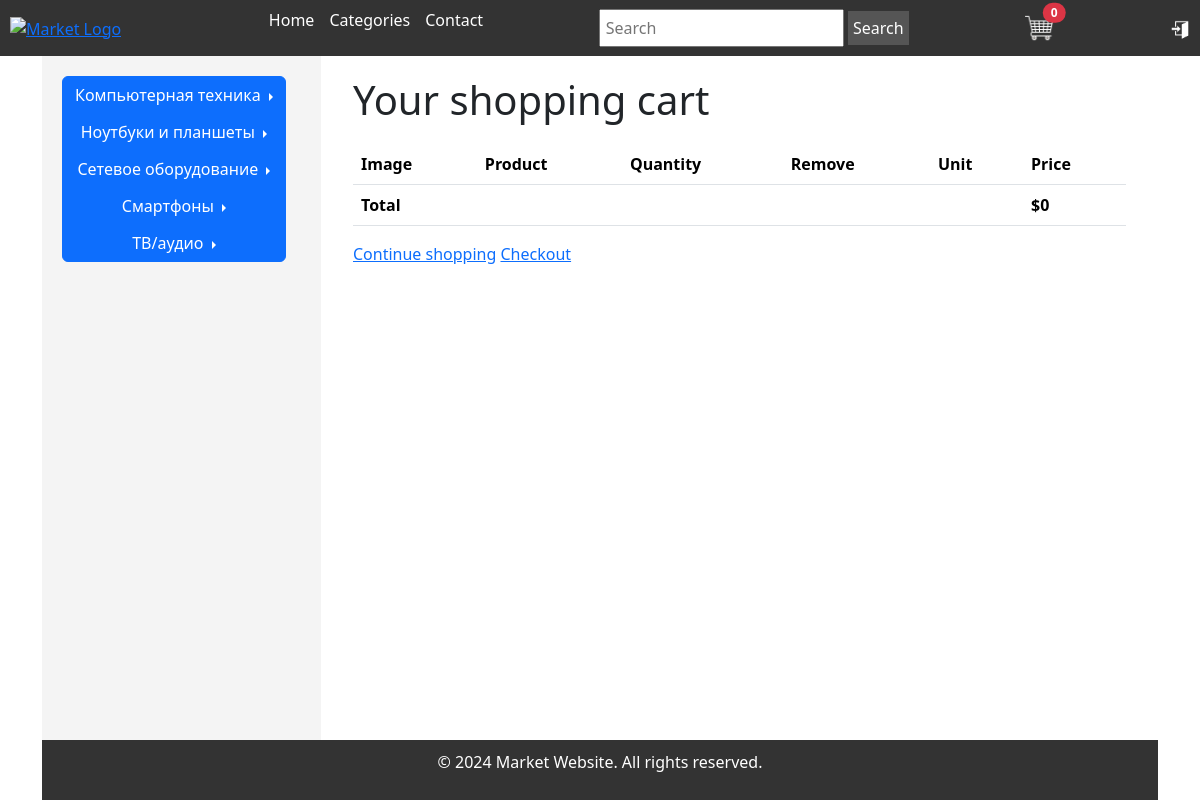
/cart/cart/, run on the app's committed database.
### market/models.py (models this page shows, shortened)
class Category(models.Model):
    name = models.CharField(max_length=200, db_index=True)
    slug = models.SlugField(max_length=200, db_index=True, unique=True)
    parent = models.ForeignKey('self', related_name='subcategories', on_delete=models.CASCADE, blank=True, null=True)
    class Meta:
        ordering = ('name',)
        verbose_name = 'Category'
        verbose_name_plural = 'Categories'

### cart/views.py (the view)
# urls.py: path('cart/', views.cart_detail, name='cart_detail'),
def cart_detail(request):
    cart = Cart(request)
    return render(request, 'cart/detail.html', {'cart': cart})

### cart/cart.py (called while the page is built)
    def __len__(self):
        return sum(item['quantity'] for item in self.cart.values())

    def get_total_price(self):
        return sum(Decimal(item['price']) * item['quantity'] for item in self.cart.values())

### market/context_processors.py (called while the page is built)
def categories(request):
    return {
        'categories': Category.objects.all()
    }

### templates/cart/detail.html (shortened to what this page needs)
{% extends "market/base.html" %}
{% load static %}
{% block content %}
<div class="container-fluid row-block">
<h1>Your shopping cart</h1>
<table class="table">
    <thead>
    <tr>
        <th scope="col">Image</th>
        <th scope="col">Product</th>
        <th scope="col">Quantity</th>
        <th scope="col">Remove</th>
        <th scope="col">Unit</th>
        <th scope="col">Price</th>
    </tr>
    </thead>
    <tbody>
<tr class="total">
    <td><b>Total</b></td>
    <td colspan="4"></td>
    <td class="num"><b>${{ cart.get_total_price }}</b></td>
</tr>
</tbody>
</table>
<p class="text-right">
    <a href="{% url 'market:product_list' %}" class="button light">Continue shopping</a>
    <a href="{% url 'orders:order_create' %}" class="button">Checkout</a>
</p>
</div>
{% endblock %}

### templates/market/base.html (shortened to what this page needs)
<!doctype html>
<html lang="en">
<head>
    {% load static %}
    <link href="https://cdn.jsdelivr.net/npm/bootstrap@5.3.3/dist/css/bootstrap.min.css" rel="stylesheet">
    <link href="{% static 'market/css/style.css' %}" rel="stylesheet">
</head>
<body>
    <div class="container">
        <header class="header">
            <div class="logo">
                <a href="#"><img src="path/to/your-logo.png" alt="Market Logo"></a>
            </div>
            <nav class="navigation">
                <ul>
                    <li><a href="{% url 'market:index' %}">Home</a></li>
                    <li><a href="{% url 'market:categories_list' %}">Categories</a></li>
                    <li><a href="#">Contact</a></li>
                </ul>
            </nav>
            <div class="search">
                <form>
                    <input type="text" placeholder="Search">
                    <button type="submit">Search</button>
                </form>
            </div>
            <div class="cart-logo_wrapper position-relative">
                 <span class="position-absolute top-10 start-100 translate-middle badge rounded-pill bg-danger">
                    {{ cart|length }}</span>
                 <a href="{% url 'cart:cart_detail' %}">
                    <img src="{% static 'market/images/cart.png' %}">
                 </a>
            </div>
            {% if user.is_authenticated %}
                <div class="enter-logo_wrapper">
                    <a href="javascript:void(0);" onclick="toggleProfileInfo()">
                        <img class="enter-logo" src="{% static 'market/images/user_logo.png' %}">
                        <span>{{user}}</span>
                    </a>
                </div>
            {% else %}
                 <div class="enter-logo_wrapper">
                    <a class="open-btn" onclick="openChoiceForm()" href="#">
                        <img class="enter-logo" src="{% static 'market/images/enter_logo.png' %}">
                    </a>
                </div>
            {% endif %}
        </header>
        <aside class="sidebar">
            <div class="btn-group-vertical" role="group" aria-label="Vertical button group">
                {% for category in categories %}
                    {% if category.parent is None %}
                        <div class="btn-group dropend" role="group">
                            <button type="button" class="btn btn-primary dropdown-toggle" data-bs-toggle="dropdown" aria-expanded="false">
                                {{ category.name }}
                            </button>
                        </div>
                    {% endif %}
                {% endfor %}
            </div>
        </aside>
        <main class="main-content">
            {% block content %}
            {% endblock %}
        </main>
        <footer class="footer">
            <p>&copy; 2024 Market Website. All rights reserved.</p>
        </footer>
    </div>
</body>
</html>

### static/market/css/style.css (style rules this page uses)
* { margin: 0; padding: 0; box-sizing: border-box; }
.container { display: grid; grid-template-areas: "header header header" "sidebar main main" "footer footer footer"; grid-template-columns: 1fr 3fr; grid-template-rows: auto 1fr auto; height: 100vh; }
.header { grid-area: header; display: flex; justify-content: space-between; align-items: center; padding: 10px; background-color: #333; color: #fff; position: fixed; top: 0; left: 0; width: 100%; height: 56px; z-index: 1000; }
.logo img { height: 50px; }
.navigation ul { list-style-type: none; display: flex; gap: 15px; }
.navigation ul li a { color: #fff; text-decoration: none; }
.search input { padding: 5px; }
.search button { padding: 5px; background-color: #555; color: #fff; border: none; cursor: pointer; }
.cart-logo_wrapper img { width: 30px; height: 30px; }
.enter-logo { width: 20px; height: 20px; }
.sidebar { grid-area: sidebar; background-color: #f4f4f4; margin-top: 56px; padding: 20px; }
.main-content { grid-area: main; margin-top: 56px; padding: 20px; }
.main-content h1 { margin-bottom: 20px; }
.main-content p { line-height: 1.6; }
.footer { grid-area: footer; background-color: #333; color: #fff; text-align: center; padding: 10px; }

### data on the page
Category: name "Компьютерная техника"
Category: name "Ноутбуки и планшеты"
Category: name "Сетевое оборудование"
Category: name "Смартфоны"
Category: name "ТВ/аудио"

### other printed values
{{ cart|length }} "0"
{{ cart.get_total_price }} "0"
